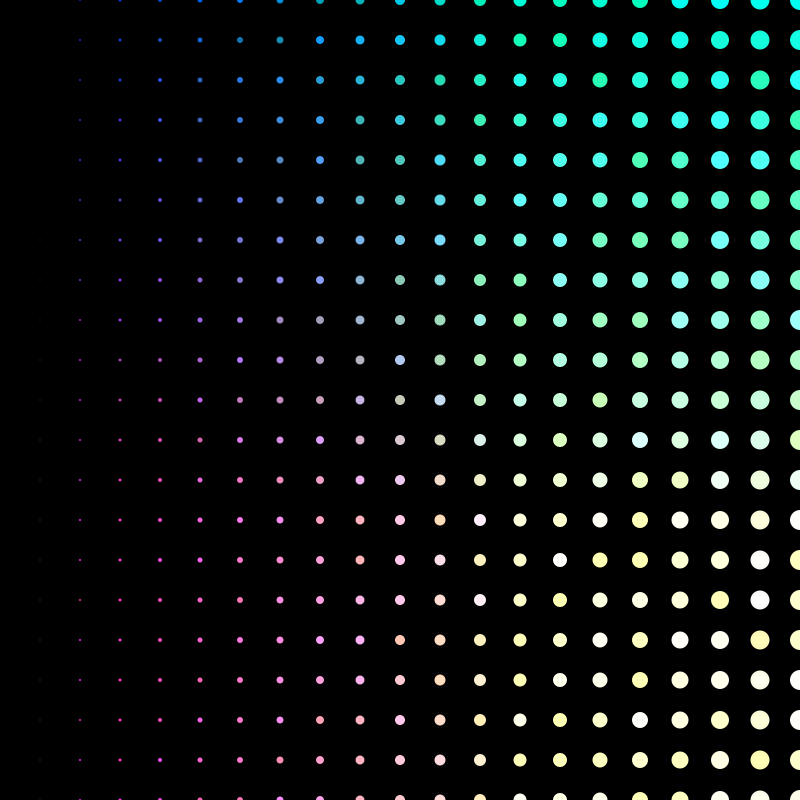
Frame 1 (no input)
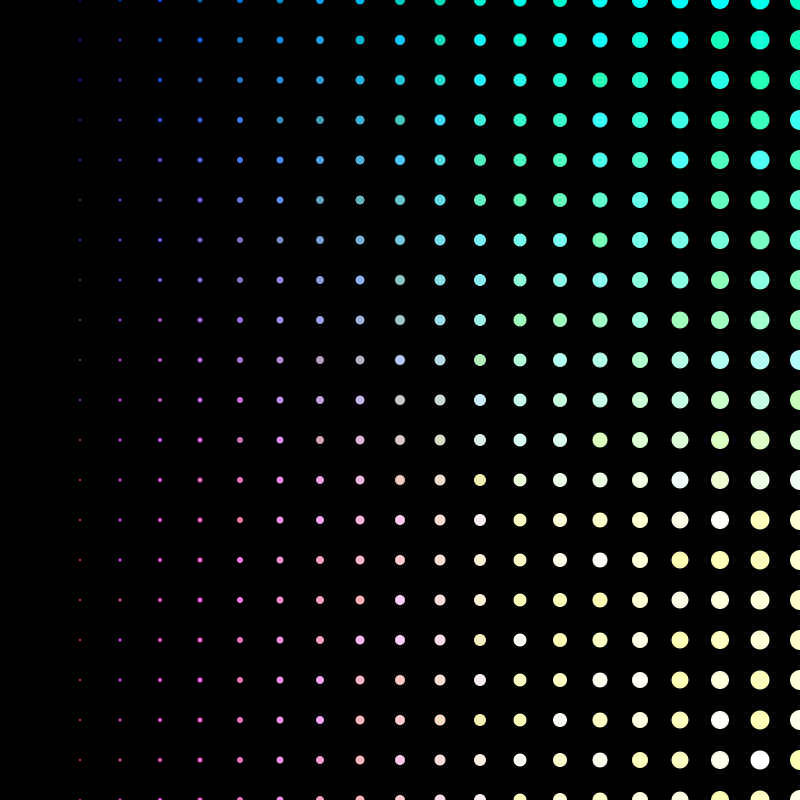
Frame 60 (the mouse pressed at the canvas centre just before this capture)
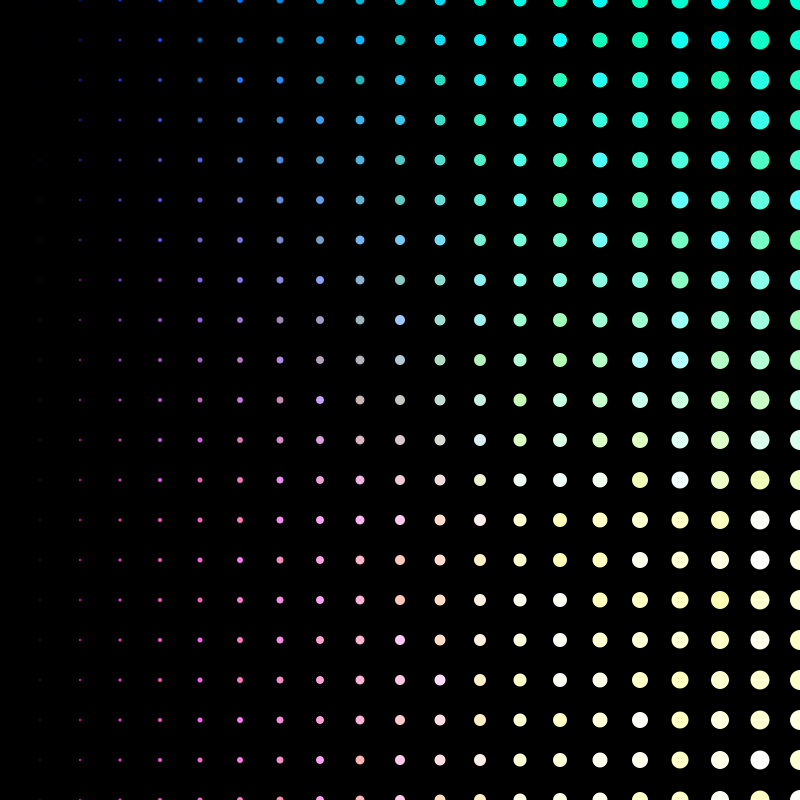
Frame 120 (the mouse held since frame 60 and released just before this capture)

The Processing sketch that drew these frames (run headless with seeded random() and noise(); from frame 60 on, the mouse is pressed at the canvas centre):

// Processing sketch: sketch_161004fClassNoteGradient
// ── sketch_161004fClassNoteGradient.pde
// gradient!

void setup () {
  size(800, 800);
}


void draw () {
  
  background(0);
  rectMode(CENTER);
  noStroke();
  noFill();

  for (int i = 0; i < 80; i++) {
    for (int j = 0; j < 80; j++) {
      fill(j * 20, i * 20, random(180, 255));
      ellipse(i * 40, j * 40 + random(mouseX * 0), i, i);
    }
  
  } 
}
